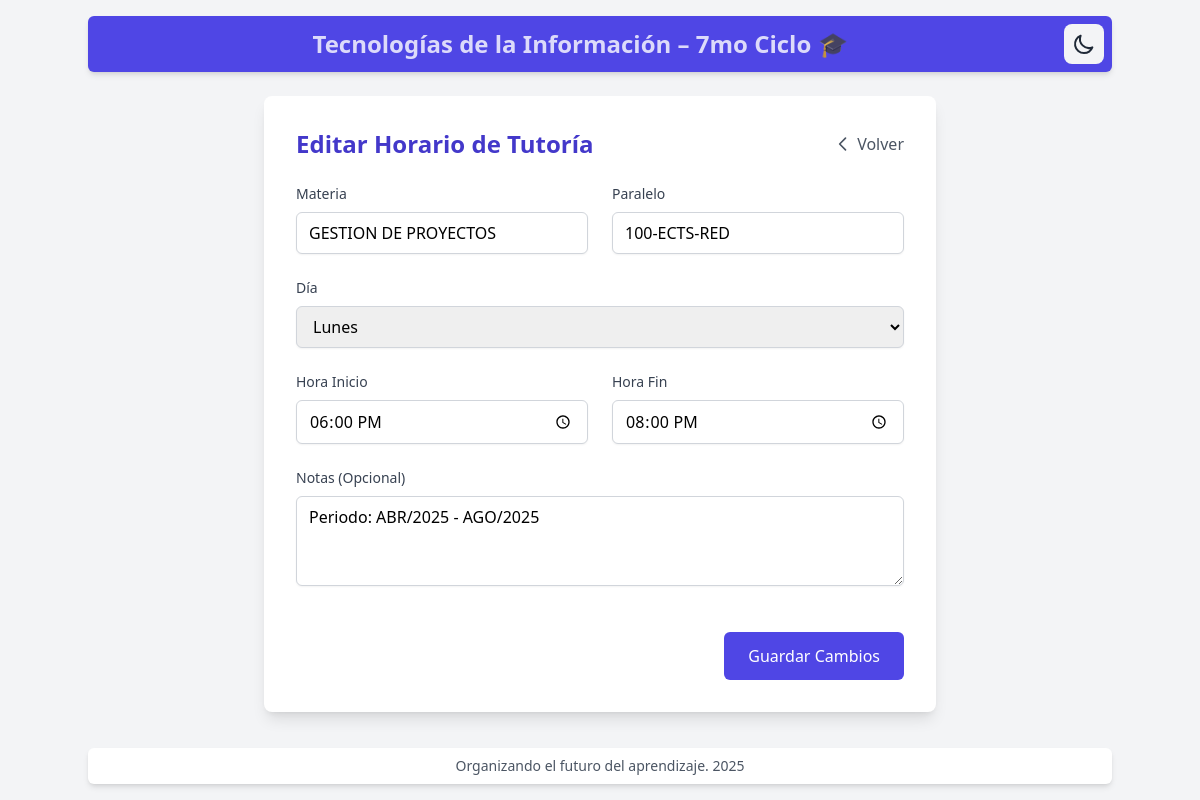
The page /editar/10/ on the database its author committed.
### horarios/models.py (models this page shows, shortened)
class HorarioTutoria(models.Model):
    materia = models.CharField(max_length=100, default='Sin materia')
    paralelo = models.CharField(max_length=50, blank=True, null=True, verbose_name="Paralelo")
    dia = models.ForeignKey(DiaSemana, on_delete=models.CASCADE)
    hora_inicio = models.TimeField()
    hora_fin = models.TimeField()
    notas = models.TextField(blank=True, null=True, verbose_name="Notas (Opcional)")
    class Meta:
        verbose_name = "Horario de Tutoría"
        verbose_name_plural = "Horarios de Tutorías"
        ordering = ['dia', 'hora_inicio']

class DiaSemana(models.Model):
    nombre = models.CharField(max_length=10, unique=True)  # Lunes, Martes, etc.
    class Meta:
        verbose_name = "Día de la Semana"
        verbose_name_plural = "Días de la Semana"

### horarios/views.py (the view, shortened to what this page needs)
# urls.py: path('editar/<int:horario_id>/', views.editar_horario, name='editar_horario'),
def editar_horario(request, horario_id):
    horario = get_object_or_404(HorarioTutoria, id=horario_id)
    context = {
        'horario': horario,
        'dias_semana': DiaSemana.objects.all().order_by('id')
    }
    return render(request, 'horarios/editar_horario.html', context)

### horarios/templates/horarios/editar_horario.html (shortened to what this page needs)
{% extends 'base.html' %}
{% block content %}
<div class="max-w-2xl mx-auto bg-white dark:bg-gray-800 rounded-lg shadow-lg p-8">
    <div class="flex items-center justify-between mb-6">
        <h2 class="text-2xl font-semibold text-indigo-700 dark:text-indigo-400">Editar Horario de Tutoría</h2>
        <a href="{% url 'horarios:lista_horarios' %}"
           class="flex items-center text-gray-600 hover:text-gray-800 dark:text-gray-300 dark:hover:text-gray-100">
            <svg class="w-5 h-5 mr-1" fill="none" stroke="currentColor" viewBox="0 0 24 24">
                <path stroke-linecap="round" stroke-linejoin="round" stroke-width="2" d="M15 19l-7-7 7-7"/>
            </svg>
            Volver
        </a>
    </div>
    <form method="post" class="space-y-6">
        <div class="grid grid-cols-1 md:grid-cols-2 gap-6">
            <div>
                <label for="materia" class="block text-sm font-medium text-gray-700 dark:text-gray-300 mb-2">Materia</label>
                <input type="text" name="materia" id="materia" required value="{{ horario.materia }}"
                       class="w-full px-3 py-2 border border-gray-300 rounded-md shadow-sm focus:ring-indigo-500 focus:border-indigo-500 dark:bg-gray-700 dark:border-gray-600 dark:text-white">
            </div>
            <div>
                <label for="paralelo" class="block text-sm font-medium text-gray-700 dark:text-gray-300 mb-2">Paralelo</label>
                <input type="text" name="paralelo" id="paralelo" value="{{ horario.paralelo|default:'' }}" placeholder="Opcional"
                       class="w-full px-3 py-2 border border-gray-300 rounded-md shadow-sm focus:ring-indigo-500 focus:border-indigo-500 dark:bg-gray-700 dark:border-gray-600 dark:text-white">
            </div>
        </div>
        <div>
            <label for="dia" class="block text-sm font-medium text-gray-700 dark:text-gray-300 mb-2">Día</label>
            <select name="dia" id="dia" required
                    class="w-full px-3 py-2 border border-gray-300 rounded-md shadow-sm focus:ring-indigo-500 focus:border-indigo-500 dark:bg-gray-700 dark:border-gray-600 dark:text-white">
                {% for dia in dias_semana %}
                <option value="{{ dia.id }}" {% if dia.id == horario.dia.id %}selected{% endif %}>
                    {{ dia.nombre }}
                </option>
                {% endfor %}
            </select>
        </div>
        <div class="grid grid-cols-1 md:grid-cols-2 gap-6">
            <div>
                <label for="hora_inicio" class="block text-sm font-medium text-gray-700 dark:text-gray-300 mb-2">
                    Hora Inicio
                </label>
                <input type="time"
                       id="hora_inicio"
                       name="hora_inicio"
                       value="{{ horario.hora_inicio|time:'H:i' }}"
                       required
                       class="w-full px-3 py-2 border border-gray-300 rounded-md shadow-sm focus:ring-indigo-500 focus:border-indigo-500 dark:bg-gray-700 dark:border-gray-600 dark:text-white" />
            </div>
            <div>
                <label for="hora_fin" class="block text-sm font-medium text-gray-700 dark:text-gray-300 mb-2">
                    Hora Fin
                </label>
                <input type="time"
                       id="hora_fin"
                       name="hora_fin"
                       value="{{ horario.hora_fin|time:'H:i' }}"
                       required
                       class="w-full px-3 py-2 border border-gray-300 rounded-md shadow-sm focus:ring-indigo-500 focus:border-indigo-500 dark:bg-gray-700 dark:border-gray-600 dark:text-white" />
            </div>
        </div>
        <div>
            <label for="notas" class="block text-sm font-medium text-gray-700 dark:text-gray-300 mb-2">Notas (Opcional)</label>
            <textarea name="notas" id="notas" rows="3" placeholder="Información adicional..."
                      class="w-full px-3 py-2 border border-gray-300 rounded-md shadow-sm focus:ring-indigo-500 focus:border-indigo-500 dark:bg-gray-700 dark:border-gray-600 dark:text-white">{{ horario.notas|default:'' }}</textarea>
        </div>
        <div class="flex justify-end space-x-4 pt-4">
            <button type="submit"
                    class="px-6 py-3 bg-indigo-600 text-white rounded-md hover:bg-indigo-700 focus:outline-none focus:ring-2 focus:ring-offset-2 focus:ring-indigo-500 transition-colors dark:bg-indigo-500 dark:hover:bg-indigo-600">
                Guardar Cambios
            </button>
        </div>
    </form>
</div>
{% endblock %}

### rows shown on the page
HorarioTutoria: materia "GESTION DE PROYECTOS", paralelo "100-ECTS-RED", dia "Lunes", hora_inicio "18:00", hora_fin "20:00", notas "Periodo: ABR/2025 - AGO/2025"
